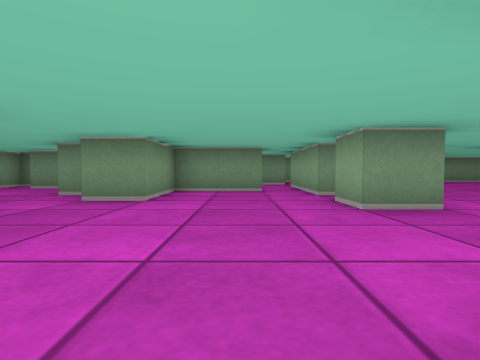
View 1 (above)

24 first-person views from a walk through a cub3D maze. The camera is about half as high as the walls, tilts 2° down and sees 80° across. The floor is counted in squares. Each view is taken from the middle of a square. On the plan, view 1 faces up. The plan holds only what a view shows up to about 9 squares ahead; the rest is blank.

View 2
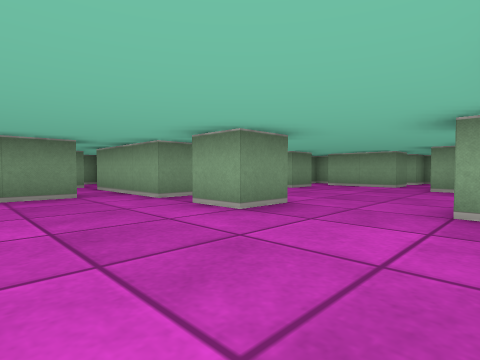

View 3
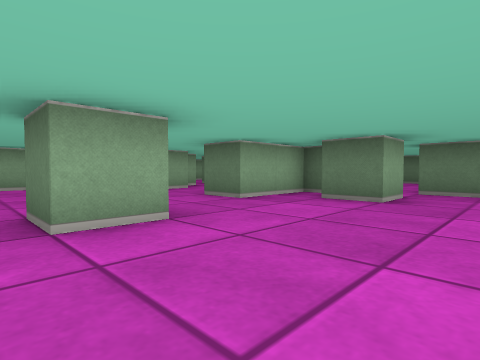

View 4
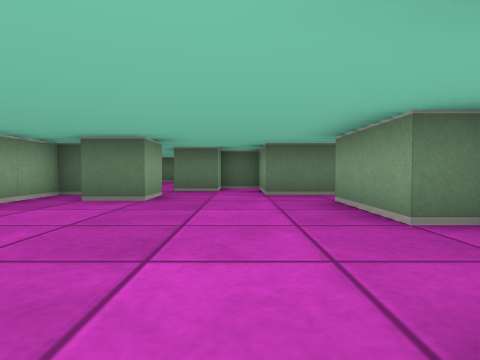

View 5
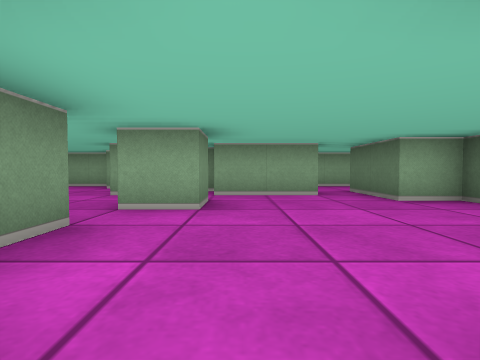

View 6
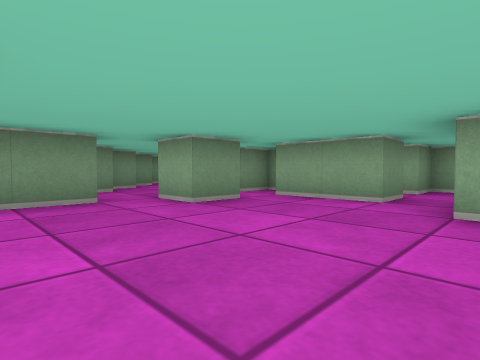

View 7
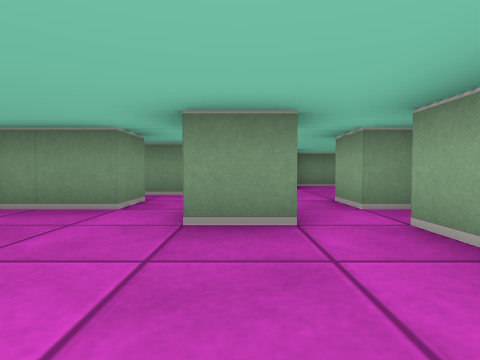

View 8
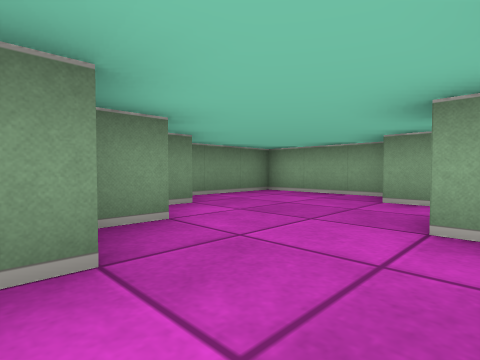

View 9
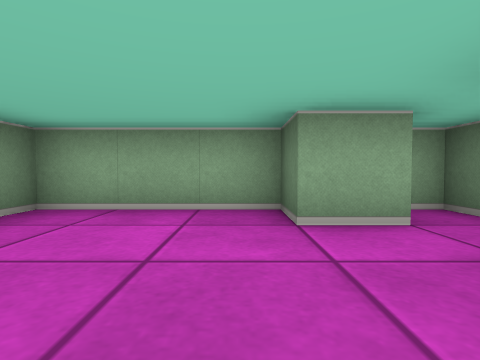

View 10
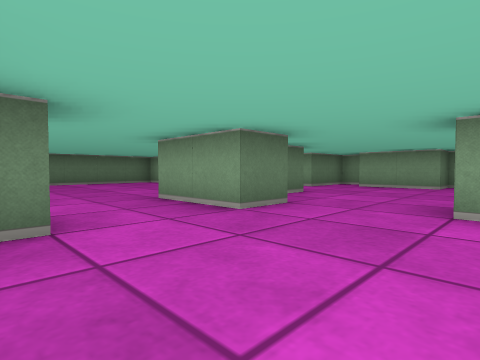

View 11
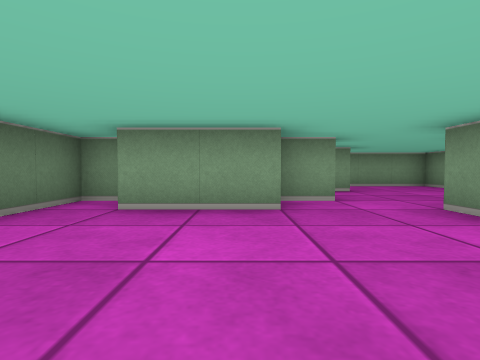

View 12
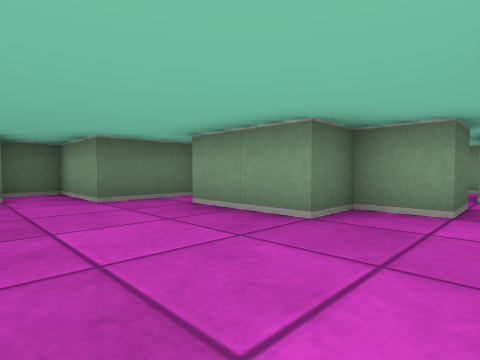

View 13
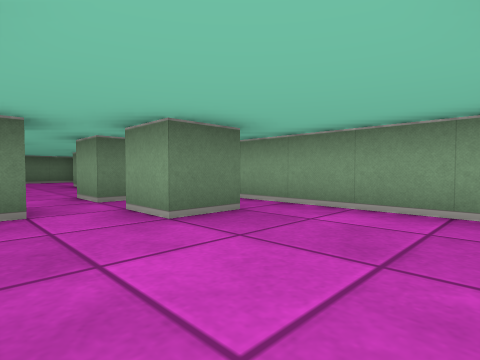

View 14
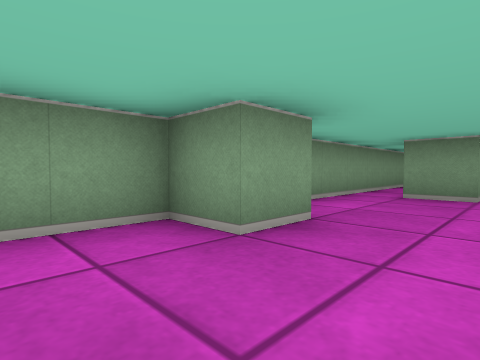

View 15
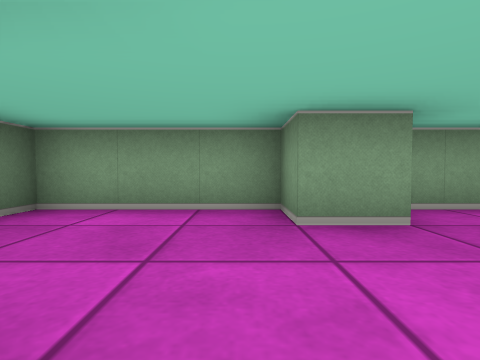

View 16
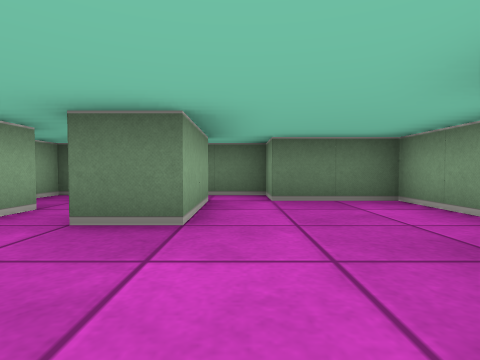

View 17
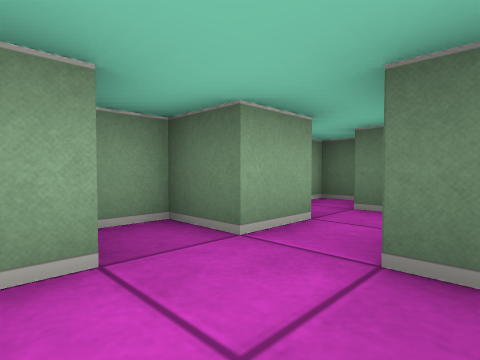

View 18
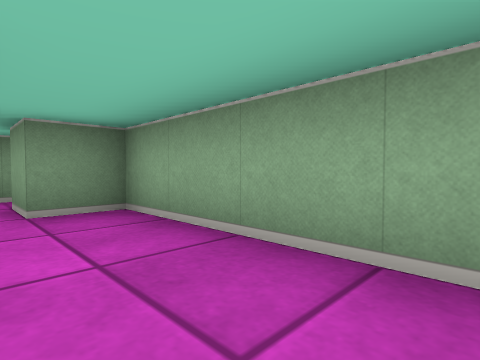

View 19
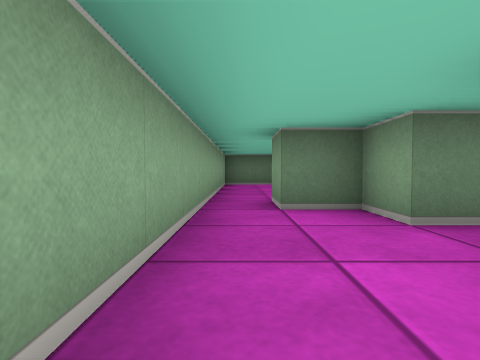

View 20
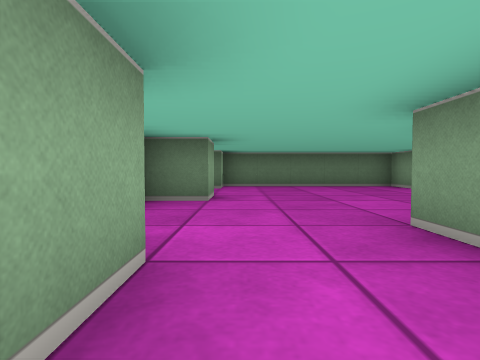

View 21
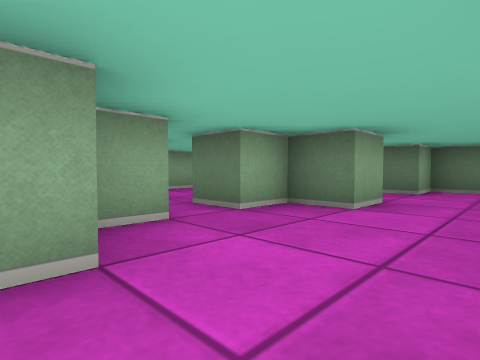

View 22
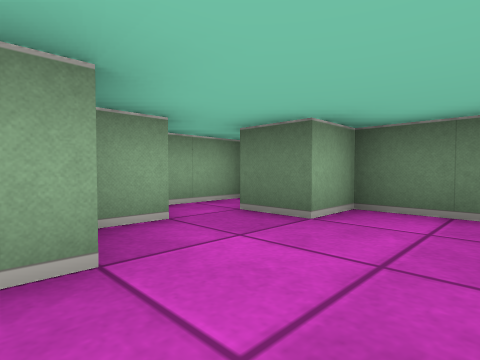

View 23
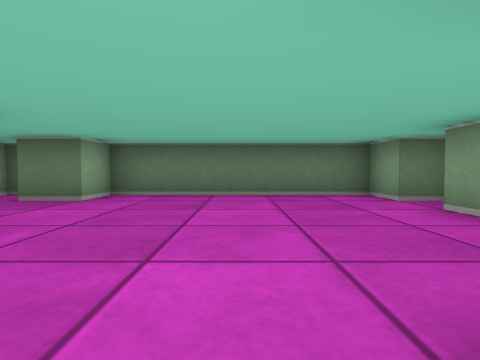

View 24
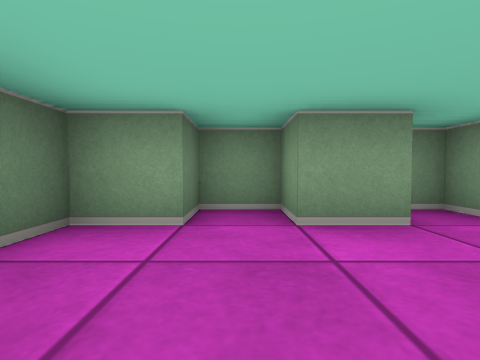

### Floor plan
Key: @ floor where view 1 was taken; # wall or solid block; . floor.
Columns run from 8 left of view 1 to 11 right of it. Each row starts with its distance up from view 1.
 12                #####
 11               ##...#
 10          #.  ##....#
  9  ##      .. ##.....#
  8 ####     .# ......##
  7 #.... ###.###...#..#
  6 #....##...#...#.####
  5 #.....#.........#..#
  4 #.#.......#.....#.##
  3 #...#..............#
  2 #.#.##........ ##..#
  1 #...##.....#..#....#
  0 #...#...@###..###..#
 -1 #...###..##.....##.#
 -2 ##....###..... #...#
 -3 #.....##......#  ..#
 -4 #...#.###.....###..#
 -5 #...#..#........#..#
 -6 ###.##.##.....#.#  #
 -7   ###############

Where each view was taken, in squares from view 1:
view 1: 0 up, 0 right, facing up
view 2: 1 up, 1 left, facing up-right
view 3: 5 up, 1 left, facing down-right
view 4: 5 up, 1 left, facing down
view 5: 5 up, 2 right, facing right
view 6: 2 up, 3 right, facing up-right
view 7: 3 up, 6 right, facing up
view 8: 7 up, 5 right, facing up-right
view 9: 9 up, 7 right, facing right
view 10: 4 up, 6 right, facing down-left
view 11: 2 up, 1 right, facing left
view 12: 4 up, 0 right, facing down-left
view 13: 7 up, 4 left, facing down-left
view 14: 4 down, 5 left, facing up-left
view 15: 3 down, 4 left, facing left
view 16: 1 down, 5 left, facing down
view 17: 2 down, 4 left, facing down-right
view 18: 0 up, 9 right, facing up-right
view 19: 3 up, 10 right, facing down
view 20: 2 up, 5 right, facing down
view 21: 1 up, 4 right, facing down-right
view 22: 3 down, 4 right, facing down-right
view 23: 1 down, 3 right, facing down
view 24: 5 down, 3 right, facing left
